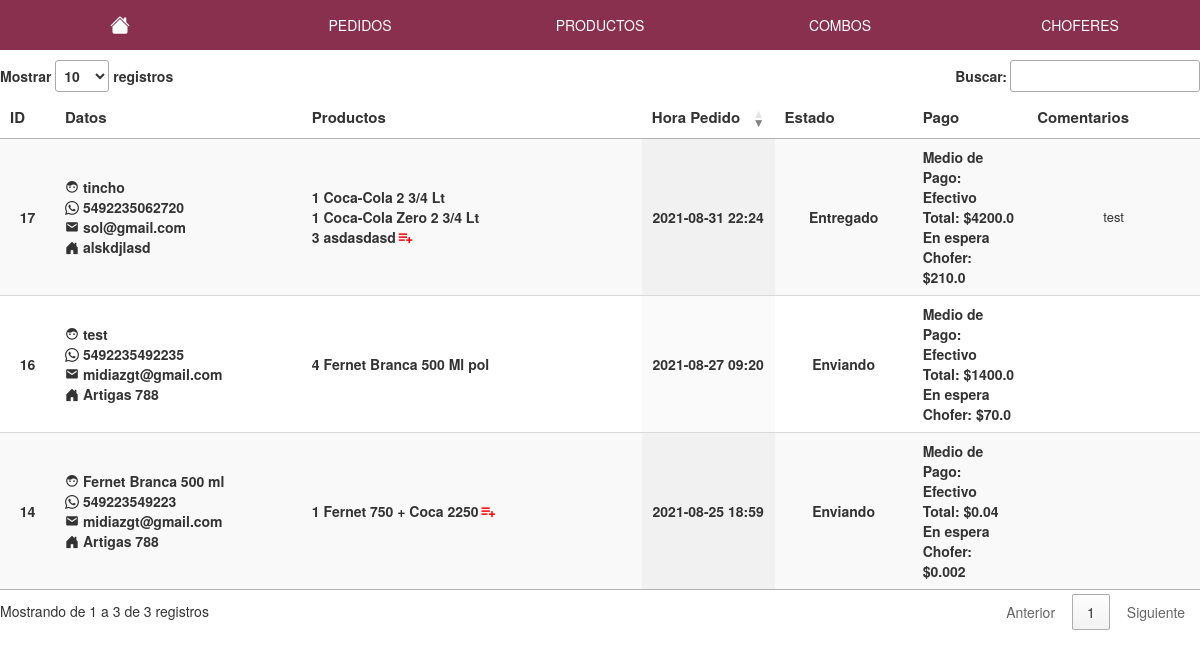
Screenshot of /panel/choferes/perfil/2 (signed in) with the database file from the repository.
### tienda/models.py (models this page shows, shortened)
class Pedidos(db.Model):
    id=db.Column(db.Integer(),primary_key=True)
    direccion=db.Column(db.String(length=200),nullable=False)
    nombre=db.Column(db.String(length=100),nullable=False)
    telefono=db.Column(db.Integer(),nullable=True)
    email= db.Column(db.String(100))
    fechaHoraPedido=db.Column(db.String(100))
    fechaHoraEntrega=db.Column(db.String(100))
    estado=db.Column(db.String(length=50),nullable=False) #estado de envio
    chofer=db.Column(db.Integer(),db.ForeignKey('usuarios.id'))
    descripcion=db.Column(db.String(length=500),nullable=False)
    formaPago=db.Column(db.String(length=100),nullable=False)
    estadoPago=db.Column(db.String(length=100),nullable=False)
    datos_pedido= db.Column(types.JSON(),nullable=False)
    costo=db.Column(db.Float(),nullable=False)

class Combos(db.Model):
    id=db.Column(db.Integer(),primary_key=True)
    nombre=db.Column(db.String(length=500),nullable=False)
    datos_combo= db.Column(types.JSON(),nullable=False)  # id del producto y cantidad
    precioFinal=db.Column(db.Float(),nullable=False)
    stock=db.Column(db.Integer(),nullable=False)
    imagen=db.Column(db.String(),nullable=False)

class Productos(db.Model):
    id=db.Column(db.Integer(),primary_key=True)
    nombre=db.Column(db.String(length=500),nullable=False)
    categoria=db.Column(db.String(length=100),nullable=False)
    precio=db.Column(db.Float(),nullable=False)
    stock=db.Column(db.Integer(),nullable=False)
    oferta=db.Column(db.Integer(),nullable=True)
    precioFinal=db.Column(db.Float(),nullable=False)
    imagen=db.Column(db.String(),nullable=False)

### tienda/usuario/routesadmin.py (the view)
@app.route('/panel/choferes/perfil/<chofer_id>', methods=['GET','POST'])
@login_required
def choferes_perfil(chofer_id):
    if not current_user.is_admin() and not current_user.is_chofer():
        abort(404)
    if  not current_user.is_admin():
        if current_user.id!=chofer_id:
            abort(404)
    chofer_id=int(chofer_id)
    pedidos=Pedidos.query.filter(Pedidos.chofer==chofer_id)
    productos = Productos.query.all()
    combos = Combos.query.all()
    info = [None]*1000 #aca van los datos del carrito
    prod = [None]*1000 #aca van los datos del carrito
    comb = [None]*1000
    infocombos = [None]*1000
    for items in pedidos:
        info[items.id] = json.loads(items.datos_pedido)
    for items in  productos:
        prod[items.id]=items
    for items in  combos:
        comb[items.id]=items
        infocombos[items.id] = json.loads(items.datos_combo)
    choferes=Usuarios.query.filter(Usuarios.chofer==1)
    return render_template('choferes_perfil.html',data=pedidos,info=info,productos=productos,prod=prod,choferes=choferes,combos=combos,comb=comb,infocombos=infocombos)

### tienda/carrito/routes.py (called while the page is built)
@app.context_processor
def contar_carrito():
	try:
		if request.cookies.get("carrito") is None:
			return {'num_articulos': 0}
		else:
			datos = json.loads(request.cookies.get("carrito"))
			return {'num_articulos': len(datos)}
	except:
			return {'num_articulos': 0}

### tienda/models.py (called while the page is built)
    def is_admin(self):
        return self.admin

### tienda/routes.py (called while the page is built)
@login_manager.user_loader
def load_user(user_id):
	aux=Usuarios.query.get(int(user_id))
	return aux

### tienda/templates/choferes_perfil.html (shortened to what this page needs)
{% extends 'layout-admin.html' %}
{% block content %}
<div class="contenido">
<table id="pedidos" hidden="hidden" class="display" style="width:100%;">
        <thead>
            <tr>
            	<th>ID</th>
                <th>Datos</th>
                <th>Productos</th>
                <th>Hora Pedido</th>
                <th>Estado</th>
                <th>Pago</th>
                <th>Comentarios</th>
            </tr>
        </thead>
        <tbody>
        	{%for i in data %}
        	{% if i.estado != 'Cancelado' %}
           <tr>
           	<td>{{i.id}}</td>
           	<td>
           		<div class="datos">
           			<span><i class='bx bxs-face'></i> {{i.nombre}}</span>
           			<span><i class="bi bi-whatsapp"></i> {{i.telefono}}</span>
           			<span><i class='bx bxs-envelope' ></i> {{i.email}}</span>
           			<span><i class="bi bi-house-door-fill"></i> {{i.direccion}}</span>
           		</div>
           	</td>
           	<td style="min-width: 200px;">
           		<div class="productos">
           			{%  for j in info[i.id] %}
           			<div>
           			  {% if j.tipo=='combo' %}
           			  	{% if comb[j.id|int]!=None %}
           			  	<details>
	           			  <summary style="display:flex; align-items: center;">{{ j.cantidad }} {{comb[(j.id | int)].nombre}} <i class='bx bx-list-plus' style="font-size: 18px; color: red;"></i></summary>
	           			</details>
	           			{% else %}
	           			<span>Combo Eliminado</span>
	           			{% endif %}
           			  {% else %}
           			  	{% if prod[j.id|int]!=None %}
           			  		{{ j.cantidad }} {{prod[(j.id | int)].nombre}}
           			  	{% else %}
           			  	<span>Producto Eliminado</span>
           			  	{% endif %}
           			  {% endif %}
           			 </div>
           			{% endfor %}
           		</div>
           	</td>
           	<td>
           		{{i.fechaHoraPedido[:16]}}
           	</td>
           	<td>
           		<span>{{i.estado}}</span>
           	</td>
           	<td class="datos-pago">
           		<div>Medio de Pago:</br> {{i.formaPago}}</div>
           		<div>Total: ${{i.costo}}</div>
           		<div>{{i.estadoPago}}</div>
           		<div>Chofer: ${{i.costo * 0.05}}</div>
           	</td>
           	<td>
           		<div style="max-width: 200px; font-size: 13px; font-weight: normal;">{{i.descripcion}}</div>
           	</td>
           </tr>
           {% endif %}
           {% endfor %}
        </tbody>
    </table>
</div>
{% endblock content %}

### tienda/static/admin.css (style rules this page uses)
body { background-color: rgb(245,245,245); font-family: arial; min-height: 100%; font-size: 14px; }
html, body { margin: 0; height: 100%; }
.contenido { max-width: 1200px; margin: auto; margin-top: 10px; }
th { font-size: 15px; }
td { text-align: center; font-weight: bold; }
td .datos { display: flex; flex-direction: column; }
#pedidos .productos { overflow-y: auto; max-height: 150px; }
#pedidos .productos, #pedidos .datos, #pedidos .datos-pago { text-align: left; }

### rows the page displays
Pedidos: id "14", nombre "Fernet Branca 500 ml", telefono "549223549223", email "midiazgt@gmail.com", direccion "Artigas 788", cantidad "1", fechaHoraPedido "2021-08-25 18:59", estado "Enviando", formaPago "Efectivo", costo "0.04", estadoPago "En espera", i.costo*0.05 "0.002"
Combos: nombre "Fernet 750 + Coca 2250"
Pedidos: id "16", nombre "test", telefono "5492235492235", email "midiazgt@gmail.com", direccion "Artigas 788", cantidad "4", fechaHoraPedido "2021-08-27 09:20", estado "Enviando", formaPago "Efectivo", costo "1400.0", estadoPago "En espera", i.costo*0.05 "70.0"
Productos: nombre "Fernet Branca 500 Ml pol"
Pedidos: id "17", nombre "tincho", telefono "5492235062720", email "sol@gmail.com", direccion "alskdjlasd", cantidad "1" "1", cantidad "3", fechaHoraPedido "2021-08-31 22:24", estado "Entregado", formaPago "Efectivo", costo "4200.0", estadoPago "En espera", i.costo*0.05 "210.0", descripcion "test"
Productos: nombre "Coca-Cola 2 3/4 Lt"
Productos: nombre "Coca-Cola Zero 2 3/4 Lt"
Combos: nombre "asdasdasd"
